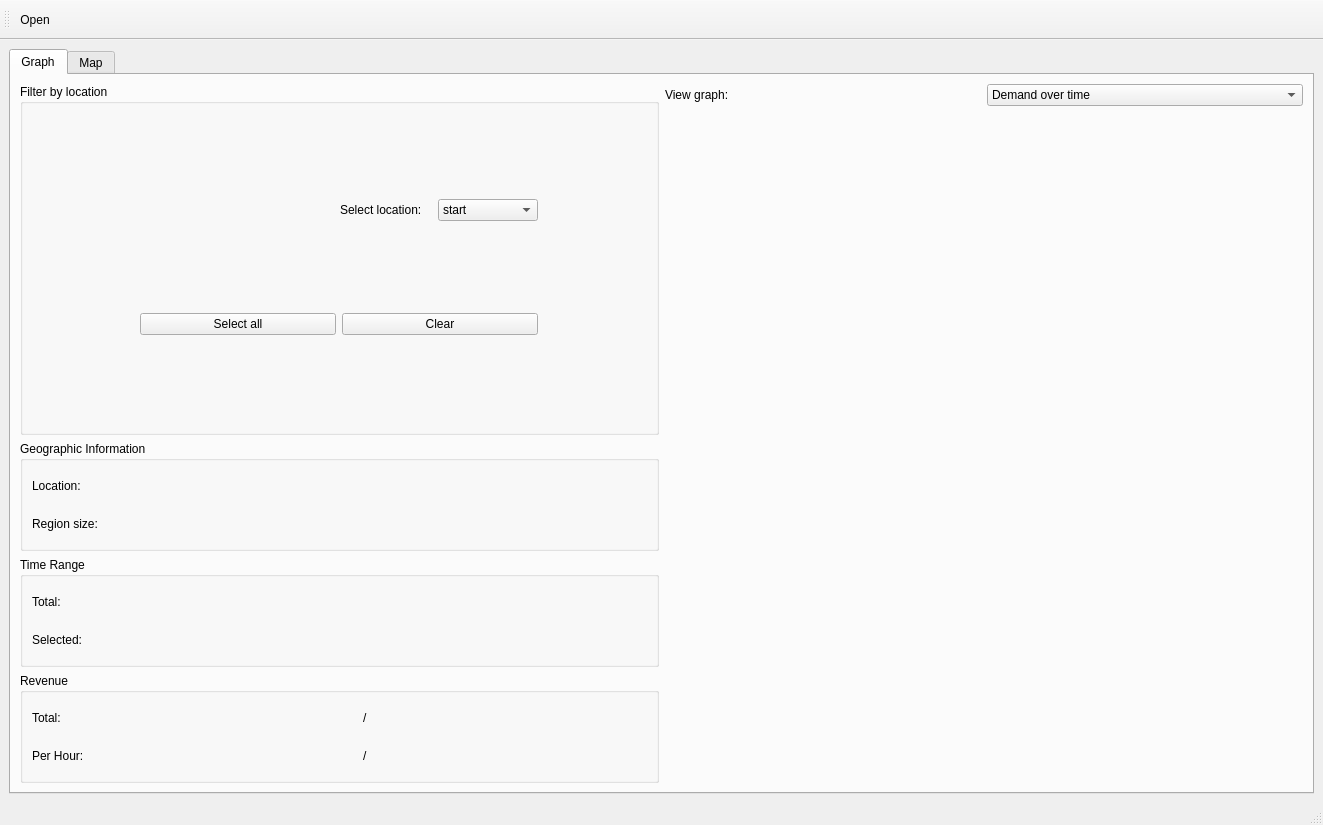
<?xml version="1.0" encoding="UTF-8"?>
<ui version="4.0">
 <class>MainWindow</class>
 <widget class="QMainWindow" name="MainWindow">
  <property name="geometry">
   <rect>
    <x>0</x>
    <y>0</y>
    <width>1323</width>
    <height>825</height>
   </rect>
  </property>
  <property name="windowTitle">
   <string>MainWindow</string>
  </property>
  <widget class="QWidget" name="centralwidget">
   <layout class="QGridLayout" name="gridLayout">
    <item row="0" column="0">
     <widget class="QTabWidget" name="tabWidget">
      <property name="currentIndex">
       <number>0</number>
      </property>
      <widget class="QWidget" name="tab">
       <attribute name="title">
        <string>Graph</string>
       </attribute>
       <layout class="QGridLayout" name="gridLayout_4">
        <item row="6" column="0">
         <widget class="QGroupBox" name="RevGroupBox">
          <property name="title">
           <string>Revenue</string>
          </property>
          <layout class="QGridLayout" name="gridLayout_3">
           <item row="1" column="3">
            <widget class="QLabel" name="PHRLabel">
             <property name="text">
              <string/>
             </property>
            </widget>
           </item>
           <item row="1" column="0">
            <widget class="QLabel" name="perHourRevenueLabel">
             <property name="sizePolicy">
              <sizepolicy hsizetype="Fixed" vsizetype="Preferred">
               <horstretch>0</horstretch>
               <verstretch>0</verstretch>
              </sizepolicy>
             </property>
             <property name="minimumSize">
              <size>
               <width>80</width>
               <height>0</height>
              </size>
             </property>
             <property name="text">
              <string>Per Hour:</string>
             </property>
            </widget>
           </item>
           <item row="1" column="1">
            <widget class="QLabel" name="PHRSelectedLabel">
             <property name="text">
              <string/>
             </property>
            </widget>
           </item>
           <item row="0" column="1">
            <widget class="QLabel" name="TRSelectedLabel">
             <property name="text">
              <string/>
             </property>
            </widget>
           </item>
           <item row="0" column="0">
            <widget class="QLabel" name="totalRevenueLabel">
             <property name="sizePolicy">
              <sizepolicy hsizetype="Fixed" vsizetype="Preferred">
               <horstretch>0</horstretch>
               <verstretch>0</verstretch>
              </sizepolicy>
             </property>
             <property name="minimumSize">
              <size>
               <width>80</width>
               <height>0</height>
              </size>
             </property>
             <property name="text">
              <string>Total:</string>
             </property>
            </widget>
           </item>
           <item row="0" column="3">
            <widget class="QLabel" name="TRLabel">
             <property name="text">
              <string/>
             </property>
            </widget>
           </item>
           <item row="0" column="2">
            <widget class="QLabel" name="label_5">
             <property name="sizePolicy">
              <sizepolicy hsizetype="Fixed" vsizetype="Preferred">
               <horstretch>0</horstretch>
               <verstretch>0</verstretch>
              </sizepolicy>
             </property>
             <property name="minimumSize">
              <size>
               <width>40</width>
               <height>0</height>
              </size>
             </property>
             <property name="text">
              <string>/</string>
             </property>
            </widget>
           </item>
           <item row="1" column="2">
            <widget class="QLabel" name="label_6">
             <property name="sizePolicy">
              <sizepolicy hsizetype="Fixed" vsizetype="Preferred">
               <horstretch>0</horstretch>
               <verstretch>0</verstretch>
              </sizepolicy>
             </property>
             <property name="minimumSize">
              <size>
               <width>40</width>
               <height>0</height>
              </size>
             </property>
             <property name="text">
              <string>/</string>
             </property>
            </widget>
           </item>
          </layout>
         </widget>
        </item>
        <item row="1" column="1" rowspan="6">
         <layout class="QGridLayout" name="GraphLayout"/>
        </item>
        <item row="4" column="0">
         <widget class="QGroupBox" name="GIGroupBox">
          <property name="title">
           <string>Geographic Information</string>
          </property>
          <layout class="QGridLayout" name="gridLayout_6">
           <item row="0" column="1">
            <widget class="QLabel" name="locationLabel">
             <property name="text">
              <string/>
             </property>
            </widget>
           </item>
           <item row="1" column="1">
            <widget class="QLabel" name="sizeLabel">
             <property name="text">
              <string/>
             </property>
            </widget>
           </item>
           <item row="0" column="0">
            <widget class="QLabel" name="label">
             <property name="sizePolicy">
              <sizepolicy hsizetype="Fixed" vsizetype="Preferred">
               <horstretch>0</horstretch>
               <verstretch>0</verstretch>
              </sizepolicy>
             </property>
             <property name="minimumSize">
              <size>
               <width>80</width>
               <height>0</height>
              </size>
             </property>
             <property name="text">
              <string>Location:</string>
             </property>
            </widget>
           </item>
           <item row="1" column="0">
            <widget class="QLabel" name="label_2">
             <property name="sizePolicy">
              <sizepolicy hsizetype="Fixed" vsizetype="Preferred">
               <horstretch>0</horstretch>
               <verstretch>0</verstretch>
              </sizepolicy>
             </property>
             <property name="minimumSize">
              <size>
               <width>80</width>
               <height>0</height>
              </size>
             </property>
             <property name="text">
              <string>Region size: </string>
             </property>
            </widget>
           </item>
          </layout>
         </widget>
        </item>
        <item row="5" column="0">
         <widget class="QGroupBox" name="TRGroupBox">
          <property name="title">
           <string>Time Range</string>
          </property>
          <layout class="QGridLayout" name="gridLayout_5">
           <item row="0" column="0">
            <widget class="QLabel" name="label_3">
             <property name="sizePolicy">
              <sizepolicy hsizetype="Fixed" vsizetype="Preferred">
               <horstretch>0</horstretch>
               <verstretch>0</verstretch>
              </sizepolicy>
             </property>
             <property name="minimumSize">
              <size>
               <width>80</width>
               <height>0</height>
              </size>
             </property>
             <property name="text">
              <string>Total:</string>
             </property>
            </widget>
           </item>
           <item row="1" column="1" colspan="2">
            <widget class="QLabel" name="selectedTimeRangeLabel">
             <property name="text">
              <string/>
             </property>
            </widget>
           </item>
           <item row="1" column="0">
            <widget class="QLabel" name="label_4">
             <property name="sizePolicy">
              <sizepolicy hsizetype="Fixed" vsizetype="Preferred">
               <horstretch>0</horstretch>
               <verstretch>0</verstretch>
              </sizepolicy>
             </property>
             <property name="minimumSize">
              <size>
               <width>80</width>
               <height>0</height>
              </size>
             </property>
             <property name="text">
              <string>Selected:</string>
             </property>
            </widget>
           </item>
           <item row="0" column="3">
            <widget class="QLabel" name="daysCountLabel">
             <property name="text">
              <string/>
             </property>
            </widget>
           </item>
           <item row="0" column="1" colspan="2">
            <widget class="QLabel" name="totalTimeRangeLabel">
             <property name="text">
              <string/>
             </property>
            </widget>
           </item>
          </layout>
         </widget>
        </item>
        <item row="0" column="0" rowspan="4">
         <widget class="QGroupBox" name="GFGroupBox">
          <property name="title">
           <string>Filter by location</string>
          </property>
          <layout class="QGridLayout" name="gridLayout_2">
           <item row="0" column="0">
            <layout class="QHBoxLayout" name="GFTop">
             <property name="spacing">
              <number>7</number>
             </property>
             <item>
              <spacer name="horizontalSpacer">
               <property name="orientation">
                <enum>Qt::Horizontal</enum>
               </property>
               <property name="sizeType">
                <enum>QSizePolicy::Fixed</enum>
               </property>
               <property name="sizeHint" stdset="0">
                <size>
                 <width>200</width>
                 <height>20</height>
                </size>
               </property>
              </spacer>
             </item>
             <item alignment="Qt::AlignLeft">
              <widget class="QLabel" name="startEndLabel">
               <property name="sizePolicy">
                <sizepolicy hsizetype="Fixed" vsizetype="Fixed">
                 <horstretch>0</horstretch>
                 <verstretch>0</verstretch>
                </sizepolicy>
               </property>
               <property name="minimumSize">
                <size>
                 <width>80</width>
                 <height>0</height>
                </size>
               </property>
               <property name="layoutDirection">
                <enum>Qt::LeftToRight</enum>
               </property>
               <property name="text">
                <string>Select location:</string>
               </property>
              </widget>
             </item>
             <item>
              <widget class="QComboBox" name="startEndSelector">
               <property name="sizePolicy">
                <sizepolicy hsizetype="Fixed" vsizetype="Fixed">
                 <horstretch>0</horstretch>
                 <verstretch>0</verstretch>
                </sizepolicy>
               </property>
               <property name="minimumSize">
                <size>
                 <width>100</width>
                 <height>0</height>
                </size>
               </property>
               <item>
                <property name="text">
                 <string>start</string>
                </property>
               </item>
               <item>
                <property name="text">
                 <string>destination</string>
                </property>
               </item>
              </widget>
             </item>
            </layout>
           </item>
           <item row="1" column="0">
            <layout class="QGridLayout" name="gridFilterLayout"/>
           </item>
           <item row="2" column="0">
            <layout class="QHBoxLayout" name="GFButtonsLayout">
             <item>
              <widget class="QPushButton" name="SelectAllButton">
               <property name="sizePolicy">
                <sizepolicy hsizetype="Fixed" vsizetype="Fixed">
                 <horstretch>0</horstretch>
                 <verstretch>0</verstretch>
                </sizepolicy>
               </property>
               <property name="minimumSize">
                <size>
                 <width>196</width>
                 <height>0</height>
                </size>
               </property>
               <property name="text">
                <string>Select all</string>
               </property>
              </widget>
             </item>
             <item>
              <widget class="QPushButton" name="clearButton">
               <property name="sizePolicy">
                <sizepolicy hsizetype="Fixed" vsizetype="Fixed">
                 <horstretch>0</horstretch>
                 <verstretch>0</verstretch>
                </sizepolicy>
               </property>
               <property name="minimumSize">
                <size>
                 <width>196</width>
                 <height>0</height>
                </size>
               </property>
               <property name="text">
                <string>Clear</string>
               </property>
              </widget>
             </item>
            </layout>
           </item>
          </layout>
         </widget>
        </item>
        <item row="0" column="1">
         <layout class="QHBoxLayout" name="selectGraphLayout">
          <item>
           <widget class="QLabel" name="selectGraphLabel">
            <property name="text">
             <string>View graph: </string>
            </property>
           </widget>
          </item>
          <item>
           <widget class="QComboBox" name="selectGraphComboBox">
            <item>
             <property name="text">
              <string>Demand over time</string>
             </property>
            </item>
            <item>
             <property name="text">
              <string>Average travel time</string>
             </property>
            </item>
            <item>
             <property name="text">
              <string>Average revenue per hour</string>
             </property>
            </item>
            <item>
             <property name="text">
              <string>Total Revenue</string>
             </property>
            </item>
            <item>
             <property name="text">
              <string>Peak hours (bar chart)</string>
             </property>
            </item>
            <item>
             <property name="text">
              <string>Average travel time (bar chart)</string>
             </property>
            </item>
            <item>
             <property name="text">
              <string>Average revenue per hour (bar chart)</string>
             </property>
            </item>
           </widget>
          </item>
         </layout>
        </item>
       </layout>
      </widget>
      <widget class="QWidget" name="tab_2">
       <attribute name="title">
        <string>Map</string>
       </attribute>
       <layout class="QGridLayout" name="gridLayout_8">
        <item row="2" column="0">
         <widget class="QGroupBox" name="groupBox_3">
          <property name="sizePolicy">
           <sizepolicy hsizetype="Preferred" vsizetype="Fixed">
            <horstretch>0</horstretch>
            <verstretch>0</verstretch>
           </sizepolicy>
          </property>
          <property name="minimumSize">
           <size>
            <width>0</width>
            <height>130</height>
           </size>
          </property>
          <property name="title">
           <string>Time Range</string>
          </property>
          <layout class="QGridLayout" name="gridLayout_10">
           <item row="0" column="0">
            <widget class="QLabel" name="label_11">
             <property name="sizePolicy">
              <sizepolicy hsizetype="Fixed" vsizetype="Preferred">
               <horstretch>0</horstretch>
               <verstretch>0</verstretch>
              </sizepolicy>
             </property>
             <property name="minimumSize">
              <size>
               <width>80</width>
               <height>0</height>
              </size>
             </property>
             <property name="text">
              <string>Total: </string>
             </property>
            </widget>
           </item>
           <item row="1" column="0">
            <widget class="QLabel" name="label_12">
             <property name="sizePolicy">
              <sizepolicy hsizetype="Fixed" vsizetype="Preferred">
               <horstretch>0</horstretch>
               <verstretch>0</verstretch>
              </sizepolicy>
             </property>
             <property name="minimumSize">
              <size>
               <width>80</width>
               <height>0</height>
              </size>
             </property>
             <property name="text">
              <string>Selected: </string>
             </property>
            </widget>
           </item>
           <item row="0" column="1">
            <widget class="QLabel" name="mapTolTimeRangeLabel">
             <property name="text">
              <string/>
             </property>
            </widget>
           </item>
           <item row="0" column="2">
            <widget class="QLabel" name="mapDaysCountLabel">
             <property name="text">
              <string/>
             </property>
            </widget>
           </item>
           <item row="1" column="1" colspan="2">
            <widget class="QLabel" name="mapSelTimeLabel">
             <property name="text">
              <string/>
             </property>
            </widget>
           </item>
          </layout>
         </widget>
        </item>
        <item row="1" column="0">
         <widget class="QGroupBox" name="groupBox_2">
          <property name="sizePolicy">
           <sizepolicy hsizetype="Preferred" vsizetype="Fixed">
            <horstretch>0</horstretch>
            <verstretch>0</verstretch>
           </sizepolicy>
          </property>
          <property name="minimumSize">
           <size>
            <width>0</width>
            <height>130</height>
           </size>
          </property>
          <property name="title">
           <string>Geographic Information</string>
          </property>
          <layout class="QGridLayout" name="gridLayout_9">
           <item row="2" column="1">
            <widget class="QLabel" name="mapSizeLabel">
             <property name="text">
              <string/>
             </property>
            </widget>
           </item>
           <item row="1" column="1">
            <widget class="QLabel" name="mapLocLabel">
             <property name="text">
              <string/>
             </property>
            </widget>
           </item>
           <item row="2" column="0">
            <widget class="QLabel" name="label_8">
             <property name="sizePolicy">
              <sizepolicy hsizetype="Fixed" vsizetype="Preferred">
               <horstretch>0</horstretch>
               <verstretch>0</verstretch>
              </sizepolicy>
             </property>
             <property name="minimumSize">
              <size>
               <width>80</width>
               <height>0</height>
              </size>
             </property>
             <property name="text">
              <string>Region size:</string>
             </property>
            </widget>
           </item>
           <item row="1" column="0">
            <widget class="QLabel" name="label_7">
             <property name="sizePolicy">
              <sizepolicy hsizetype="Fixed" vsizetype="Preferred">
               <horstretch>0</horstretch>
               <verstretch>0</verstretch>
              </sizepolicy>
             </property>
             <property name="minimumSize">
              <size>
               <width>80</width>
               <height>0</height>
              </size>
             </property>
             <property name="text">
              <string>Location: </string>
             </property>
            </widget>
           </item>
          </layout>
         </widget>
        </item>
        <item row="4" column="0">
         <spacer name="verticalSpacer">
          <property name="orientation">
           <enum>Qt::Vertical</enum>
          </property>
          <property name="sizeHint" stdset="0">
           <size>
            <width>20</width>
            <height>40</height>
           </size>
          </property>
         </spacer>
        </item>
        <item row="0" column="0">
         <widget class="QGroupBox" name="groupBox">
          <property name="sizePolicy">
           <sizepolicy hsizetype="Fixed" vsizetype="Fixed">
            <horstretch>0</horstretch>
            <verstretch>0</verstretch>
           </sizepolicy>
          </property>
          <property name="minimumSize">
           <size>
            <width>400</width>
            <height>300</height>
           </size>
          </property>
          <property name="title">
           <string>Map</string>
          </property>
          <layout class="QGridLayout" name="gridLayout_7">
           <item row="3" column="0">
            <widget class="QLabel" name="gridLabel0">
             <property name="text">
              <string>Selected Grid ID:</string>
             </property>
            </widget>
           </item>
           <item row="5" column="0">
            <widget class="QLabel" name="gridLabel2">
             <property name="text">
              <string>Orders to grid:</string>
             </property>
            </widget>
           </item>
           <item row="6" column="1" colspan="3">
            <widget class="QLabel" name="routePriceLabel">
             <property name="text">
              <string/>
             </property>
            </widget>
           </item>
           <item row="4" column="0">
            <widget class="QLabel" name="gridLabel1">
             <property name="text">
              <string>Orders from grid: </string>
             </property>
            </widget>
           </item>
           <item row="1" column="3">
            <widget class="QRadioButton" name="hMNoneButton">
             <property name="text">
              <string>None</string>
             </property>
            </widget>
           </item>
           <item row="4" column="1" colspan="2">
            <widget class="QLabel" name="sGridStartOrdersLabel">
             <property name="text">
              <string/>
             </property>
            </widget>
           </item>
           <item row="1" column="0">
            <widget class="QLabel" name="label_15">
             <property name="text">
              <string>Heat map:</string>
             </property>
            </widget>
           </item>
           <item row="5" column="1" colspan="2">
            <widget class="QLabel" name="sGridEndOrdersLabel">
             <property name="text">
              <string/>
             </property>
            </widget>
           </item>
           <item row="1" column="1">
            <widget class="QRadioButton" name="hMstartButton">
             <property name="text">
              <string>Start</string>
             </property>
            </widget>
           </item>
           <item row="3" column="1" colspan="3">
            <widget class="QLabel" name="sGridIDLabel">
             <property name="text">
              <string/>
             </property>
            </widget>
           </item>
           <item row="1" column="2">
            <widget class="QRadioButton" name="hMEndButton">
             <property name="text">
              <string>Destination</string>
             </property>
            </widget>
           </item>
           <item row="6" column="0">
            <widget class="QLabel" name="gridLabel3">
             <property name="text">
              <string/>
             </property>
            </widget>
           </item>
           <item row="2" column="0" colspan="4">
            <widget class="Line" name="line">
             <property name="minimumSize">
              <size>
               <width>0</width>
               <height>50</height>
              </size>
             </property>
             <property name="orientation">
              <enum>Qt::Horizontal</enum>
             </property>
            </widget>
           </item>
          </layout>
         </widget>
        </item>
        <item row="5" column="0">
         <widget class="QGroupBox" name="groupBox_4">
          <property name="title">
           <string>Instruction</string>
          </property>
          <layout class="QGridLayout" name="gridLayout_11">
           <item row="0" column="0">
            <widget class="QLabel" name="label_9">
             <property name="text">
              <string>Click on a grid to select.</string>
             </property>
            </widget>
           </item>
           <item row="1" column="0">
            <widget class="QLabel" name="label_10">
             <property name="text">
              <string>After a grid is selected, click again to select a route.</string>
             </property>
            </widget>
           </item>
           <item row="2" column="0">
            <widget class="QLabel" name="label_13">
             <property name="text">
              <string>Right-click to clear selection</string>
             </property>
            </widget>
           </item>
          </layout>
         </widget>
        </item>
        <item row="0" column="2" rowspan="6">
         <layout class="QGridLayout" name="mapLayout"/>
        </item>
       </layout>
      </widget>
     </widget>
    </item>
   </layout>
  </widget>
  <widget class="QStatusBar" name="statusbar"/>
  <widget class="QToolBar" name="toolBar">
   <property name="sizePolicy">
    <sizepolicy hsizetype="Preferred" vsizetype="Fixed">
     <horstretch>0</horstretch>
     <verstretch>0</verstretch>
    </sizepolicy>
   </property>
   <property name="minimumSize">
    <size>
     <width>0</width>
     <height>40</height>
    </size>
   </property>
   <property name="windowTitle">
    <string>toolBar</string>
   </property>
   <attribute name="toolBarArea">
    <enum>TopToolBarArea</enum>
   </attribute>
   <attribute name="toolBarBreak">
    <bool>false</bool>
   </attribute>
   <addaction name="actionOpen"/>
  </widget>
  <action name="actionOpen">
   <property name="text">
    <string>Open</string>
   </property>
  </action>
  <action name="actionview_table">
   <property name="text">
    <string>view table</string>
   </property>
  </action>
 </widget>
 <resources/>
 <connections/>
</ui>
